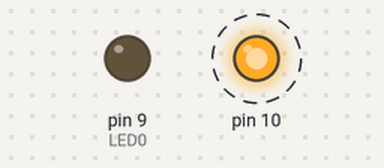
Recording of a sketch running on a simulated Arduino Uno, built with avr-gcc and run on an emulated ATmega328P. Shown: output pins drawn as LEDs (lit = HIGH). Dashed ring = blinking. What the sketch prints to the serial monitor is not drawn.

Above: at 0.5 s.
Timing chart, 0 to 3.0 s (numbered marks = the images above):
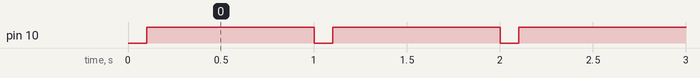

The sketch:

SPI_Master__Bit_Banging__start.ino
```cpp
#define LED0 9
#define LED1 10

// Success: not using Arduino's SPI lib at all; everything Low Level.
//#include <SPI.h>

void setup() {
	pinMode(LED0, OUTPUT);
	digitalWrite(LED0, 0);

	// UART to console.
	Serial.begin(115200);

	// Begins the SPI commnuication.
	//SPI.begin();
	// Setup pins before setting SPI.
	pinMode(SS, OUTPUT);
	pinMode(SCK, OUTPUT);
	pinMode(MOSI, OUTPUT);
	// Datasheet, p176
	SPCR = (1<<SPE)|(1<<MSTR); // Enable SPI and set it Master.
	// Sets clock for SPI communication at 16MHz/16 = 1Mhz.
	//SPI.setClockDivider(SPI_CLOCK_DIV16);
	// Datadsheet, p177, Table 19-5
	SPCR |= 0b01;
	// Setting SS (Slave Select) to inactive.
	digitalWrite(SS, HIGH);
}

void loop() {
	static uint8_t master_cnt = 0;
	master_cnt++;

	uint8_t master_txd = master_cnt;

	// Starts SPI communication with Slave connected to Master.
	digitalWrite(SS, LOW);

	// Send the master_txd value to Slave
	// and also receives value from Slave.
	//uint8_t master_rxd = SPI.transfer(master_txd);
	// Datasheet, p178
	SPDR = master_txd; // Start transfer by writting Tx data to SPDR.
	// Datasheet, p177
	while(!(SPSR & (1<<SPIF))){} // Busy wait.
	uint8_t master_rxd = SPDR; // Collect value from Slave.

	// Show LSB of Rx data on LED0.
	digitalWrite(LED0, master_rxd & 1);
	Serial.println(master_txd);
	Serial.println(master_rxd);
	Serial.println();

	delay(100);
	digitalWrite(SS, HIGH);
	delay(900);

}
```

Measured:
- by itself, pin 10: alternates HIGH for 0.90 s and LOW for 0.10 s
